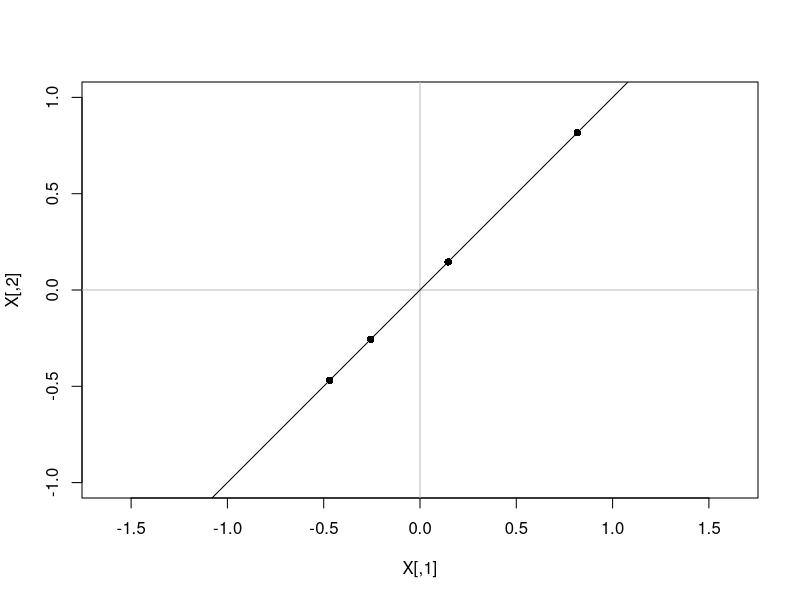

Generate this figure with R: (Note: this script raises an error after producing the figure.)
# generate data
set.seed(1)
v <- c(1,1)                                         # vector in direction of axis
X <- t(replicate(4, runif(1, -1, 1) * v))           # generate points on axis

## plot 1: add labels parallel to axis

plot(X, pch=16, asp=1, xlim=c(-1,1), ylim=c(-1,1))  
abline(h=0, v=0, col="grey")
abline(0, 1)    

# add point coords as labels
lbls <- apply(X, 1, function(x) paste(round(x,1), collapse=","))
add_axes_labels(v, X, lbls, cex=.7)


## plot 2: add labels perpendicular to axis / without rotation

plot(X, pch=16, asp=1, xlim=c(-1,1), ylim=c(-1,1))  
abline(h=0, v=0, col="grey")
abline(0, 1)  

# add projected values on vector as labels 
vn <- v / sum(v^2)^.5                               # normalize vector for projection             
lbls <- X %*% v                                     # project points on vector
add_axes_labels(v, X, round(lbls,1), cex=.7, 
                below=FALSE, col="blue", ortho=TRUE)
add_axes_labels(v, X, round(lbls, 1), cex=.7, srt=0, 
                line = .5, col="grey")

